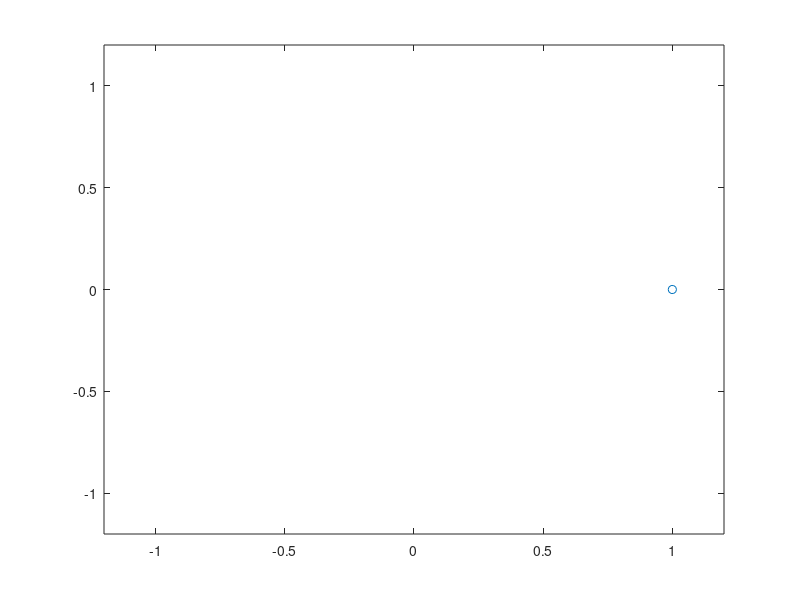

Source code (MATLAB): (Note: this script raises an error after producing the figure.)
close all;clear all;
figure(1);tic;
axes1=axes;
plt1=plot(cos(0),sin(0),'o');axis([-1.2 1.2 -1.2 1.2]);
set(axes1,'drawmode','fast');
set(plt1,'erasemode','xor');
for x=0:0.01:2*pi;
	set(plt1,'xdata',cos(x),'ydata',sin(x));
	drawnow;
end;
toc
